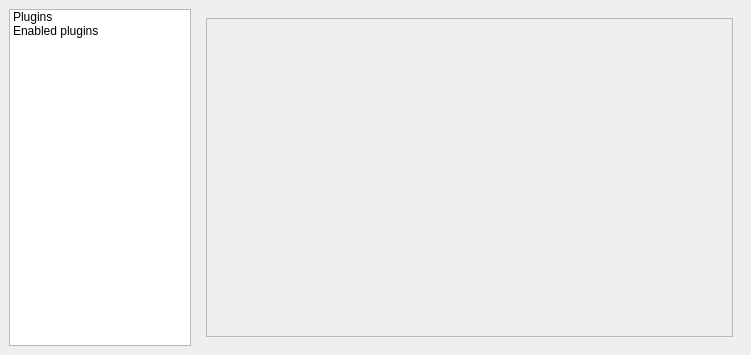
<?xml version="1.0" encoding="UTF-8"?>
<ui version="4.0">
 <class>PluginConfigWidget</class>
 <widget class="QMainWindow" name="PluginConfigWidget">
  <property name="geometry">
   <rect>
    <x>0</x>
    <y>0</y>
    <width>751</width>
    <height>355</height>
   </rect>
  </property>
  <property name="windowTitle">
   <string>Plugin configuration</string>
  </property>
  <widget class="QWidget" name="centralwidget">
   <layout class="QHBoxLayout" name="horizontalLayout_2">
    <item>
     <layout class="QHBoxLayout" name="horizontalLayout">
      <item>
       <widget class="QTreeWidget" name="treeWidget">
        <property name="sizePolicy">
         <sizepolicy hsizetype="Expanding" vsizetype="Expanding">
          <horstretch>2</horstretch>
          <verstretch>0</verstretch>
         </sizepolicy>
        </property>
        <property name="editTriggers">
         <set>QAbstractItemView::NoEditTriggers</set>
        </property>
        <property name="showDropIndicator" stdset="0">
         <bool>false</bool>
        </property>
        <property name="iconSize">
         <size>
          <width>32</width>
          <height>32</height>
         </size>
        </property>
        <property name="rootIsDecorated">
         <bool>false</bool>
        </property>
        <property name="uniformRowHeights">
         <bool>true</bool>
        </property>
        <property name="itemsExpandable">
         <bool>false</bool>
        </property>
        <property name="wordWrap">
         <bool>true</bool>
        </property>
        <property name="headerHidden">
         <bool>true</bool>
        </property>
        <column>
         <property name="text">
          <string/>
         </property>
        </column>
        <item>
         <property name="text">
          <string>Plugins</string>
         </property>
         <property name="icon">
          <iconset theme="preferences-plugin">
           <normaloff/>
          </iconset>
         </property>
        </item>
        <item>
         <property name="text">
          <string>Enabled plugins</string>
         </property>
        </item>
       </widget>
      </item>
      <item>
       <widget class="QStackedWidget" name="stackedWidget">
        <property name="sizePolicy">
         <sizepolicy hsizetype="Preferred" vsizetype="Preferred">
          <horstretch>6</horstretch>
          <verstretch>0</verstretch>
         </sizepolicy>
        </property>
        <widget class="QWidget" name="page_plugins">
         <layout class="QVBoxLayout" name="verticalLayout_2">
          <item>
           <widget class="QScrollArea" name="scrollArea_plugins">
            <property name="horizontalScrollBarPolicy">
             <enum>Qt::ScrollBarAlwaysOff</enum>
            </property>
            <property name="widgetResizable">
             <bool>true</bool>
            </property>
            <widget class="QWidget" name="scrollAreaWidgetContents_plugins">
             <property name="geometry">
              <rect>
               <x>0</x>
               <y>0</y>
               <width>532</width>
               <height>325</height>
              </rect>
             </property>
             <layout class="QVBoxLayout" name="verticalLayout_7"/>
            </widget>
           </widget>
          </item>
         </layout>
        </widget>
        <widget class="QWidget" name="page_enabled">
         <layout class="QHBoxLayout" name="horizontalLayout_5">
          <item>
           <layout class="QVBoxLayout" name="layout_allPlugins">
            <item>
             <widget class="QLabel" name="label_allPlugins">
              <property name="text">
               <string>All plugins</string>
              </property>
             </widget>
            </item>
            <item>
             <layout class="QHBoxLayout" name="layout_allPluginsControl">
              <item>
               <widget class="QListWidget" name="listWidget_allPlugins">
                <property name="editTriggers">
                 <set>QAbstractItemView::NoEditTriggers</set>
                </property>
               </widget>
              </item>
              <item>
               <layout class="QVBoxLayout" name="layout_control">
                <item>
                 <spacer name="verticalSpacer_control1">
                  <property name="orientation">
                   <enum>Qt::Vertical</enum>
                  </property>
                  <property name="sizeHint" stdset="0">
                   <size>
                    <width>20</width>
                    <height>40</height>
                   </size>
                  </property>
                 </spacer>
                </item>
                <item>
                 <widget class="QPushButton" name="pushButton_left">
                  <property name="icon">
                   <iconset theme="arrow-right">
                    <normaloff/>
                   </iconset>
                  </property>
                 </widget>
                </item>
                <item>
                 <widget class="QPushButton" name="pushButton_right">
                  <property name="icon">
                   <iconset theme="arrow-left">
                    <normaloff/>
                   </iconset>
                  </property>
                 </widget>
                </item>
                <item>
                 <spacer name="verticalSpacer_control2">
                  <property name="orientation">
                   <enum>Qt::Vertical</enum>
                  </property>
                  <property name="sizeHint" stdset="0">
                   <size>
                    <width>20</width>
                    <height>40</height>
                   </size>
                  </property>
                 </spacer>
                </item>
               </layout>
              </item>
             </layout>
            </item>
           </layout>
          </item>
          <item>
           <layout class="QVBoxLayout" name="layout_enabledPlugins">
            <item>
             <widget class="QLabel" name="label_enabledPlugins">
              <property name="text">
               <string>Enabled plugins</string>
              </property>
             </widget>
            </item>
            <item>
             <layout class="QHBoxLayout" name="layout_enabledPluginsControls">
              <item>
               <widget class="QListWidget" name="listWidget_enabledPlugins"/>
              </item>
              <item>
               <layout class="QVBoxLayout" name="layout_order">
                <item>
                 <spacer name="verticalSpacer_order1">
                  <property name="orientation">
                   <enum>Qt::Vertical</enum>
                  </property>
                  <property name="sizeHint" stdset="0">
                   <size>
                    <width>20</width>
                    <height>40</height>
                   </size>
                  </property>
                 </spacer>
                </item>
                <item>
                 <widget class="QPushButton" name="pushButton_up">
                  <property name="icon">
                   <iconset theme="arrow-up">
                    <normaloff/>
                   </iconset>
                  </property>
                 </widget>
                </item>
                <item>
                 <widget class="QPushButton" name="pushButton_down">
                  <property name="icon">
                   <iconset theme="arrow-down">
                    <normaloff/>
                   </iconset>
                  </property>
                 </widget>
                </item>
                <item>
                 <spacer name="verticalSpacer_order2">
                  <property name="orientation">
                   <enum>Qt::Vertical</enum>
                  </property>
                  <property name="sizeHint" stdset="0">
                   <size>
                    <width>20</width>
                    <height>40</height>
                   </size>
                  </property>
                 </spacer>
                </item>
               </layout>
              </item>
             </layout>
            </item>
           </layout>
          </item>
         </layout>
        </widget>
       </widget>
      </item>
     </layout>
    </item>
   </layout>
  </widget>
 </widget>
 <resources/>
 <connections/>
</ui>
